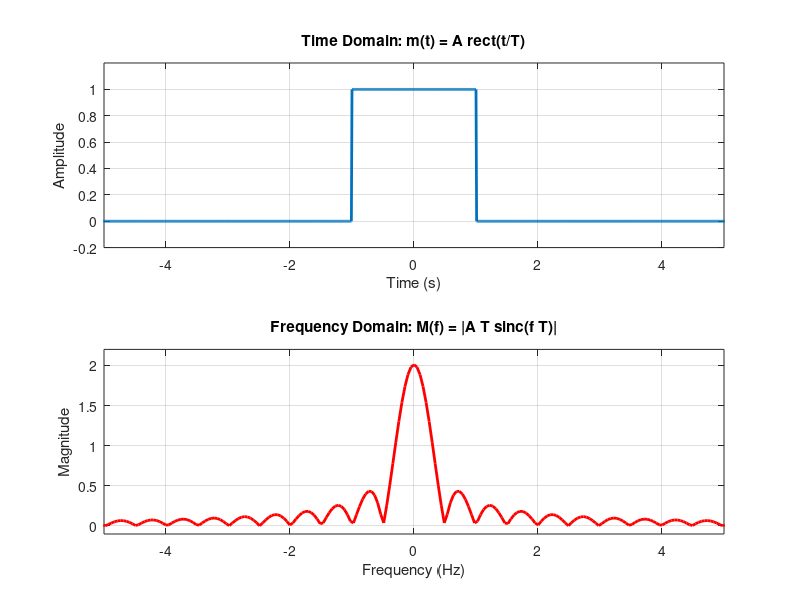

This chart was generated by the following MATLAB code:
% 1. إعداد المتغيرات
A = 1;          % السعة
T = 2;          % عرض النبضة
Fs = 100;       % تردد العينات
t = -10:1/Fs:10; % زمن كافٍ لرؤية التفاصيل

% 2. توليد دالة المستطيل في الزمن
m_t = A * (abs(t) <= T/2);

% 3. حساب تحويل فوريه باستخدام FFT
L = length(m_t);
NFFT = 2^nextpow2(L); % تحسين الأداء باستخدام قوة 2
M_f = fftshift(fft(m_t, NFFT)) / Fs; % تحويل وإزاحة المركز
freq = (-NFFT/2:NFFT/2-1) * (Fs/NFFT); % محور التردد

% 4. الرسم
figure;

% رسم الدالة في الزمن
subplot(2,1,1);
plot(t, m_t, 'LineWidth', 2);
title('Time Domain: m(t) = A rect(t/T)');
xlabel('Time (s)'); ylabel('Amplitude');
grid on; axis([-5 5 -0.2 1.2]);

% رسم الطيف (Magnitude Spectrum)
subplot(2,1,2);
plot(freq, abs(M_f), 'r', 'LineWidth', 2);
title('Frequency Domain: M(f) = |A T sinc(f T)|');
xlabel('Frequency (Hz)'); ylabel('Magnitude');
grid on; axis([-5 5 -0.1 2.2]);
